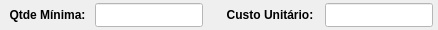
              <widget class="QWidget" name="widget_35" native="true">
               <property name="minimumSize">
                <size>
                 <width>0</width>
                 <height>30</height>
                </size>
               </property>
               <property name="maximumSize">
                <size>
                 <width>16777215</width>
                 <height>30</height>
                </size>
               </property>
               <property name="styleSheet">
                <string notr="true"/>
               </property>
               <layout class="QHBoxLayout" name="horizontalLayout_28">
                <property name="spacing">
                 <number>5</number>
                </property>
                <property name="leftMargin">
                 <number>5</number>
                </property>
                <property name="topMargin">
                 <number>3</number>
                </property>
                <property name="rightMargin">
                 <number>5</number>
                </property>
                <property name="bottomMargin">
                 <number>3</number>
                </property>
                <item>
                 <widget class="QLabel" name="label_74">
                  <property name="minimumSize">
                   <size>
                    <width>85</width>
                    <height>0</height>
                   </size>
                  </property>
                  <property name="maximumSize">
                   <size>
                    <width>85</width>
                    <height>16777215</height>
                   </size>
                  </property>
                  <property name="font">
                   <font>
                    <pointsize>9</pointsize>
                    <weight>75</weight>
                    <bold>true</bold>
                   </font>
                  </property>
                  <property name="text">
                   <string>Qtde Mínima:</string>
                  </property>
                  <property name="alignment">
                   <set>Qt::AlignCenter</set>
                  </property>
                 </widget>
                </item>
                <item>
                 <widget class="QLineEdit" name="line_Qtde_Mini">
                  <property name="sizePolicy">
                   <sizepolicy hsizetype="Preferred" vsizetype="Preferred">
                    <horstretch>0</horstretch>
                    <verstretch>0</verstretch>
                   </sizepolicy>
                  </property>
                  <property name="minimumSize">
                   <size>
                    <width>0</width>
                    <height>0</height>
                   </size>
                  </property>
                  <property name="maximumSize">
                   <size>
                    <width>16777215</width>
                    <height>16777215</height>
                   </size>
                  </property>
                  <property name="font">
                   <font>
                    <pointsize>9</pointsize>
                   </font>
                  </property>
                  <property name="styleSheet">
                   <string notr="true">background-color: rgb(255, 255, 255);</string>
                  </property>
                  <property name="text">
                   <string/>
                  </property>
                  <property name="maxLength">
                   <number>30</number>
                  </property>
                  <property name="alignment">
                   <set>Qt::AlignCenter</set>
                  </property>
                 </widget>
                </item>
                <item>
                 <widget class="QLabel" name="label_8">
                  <property name="text">
                   <string/>
                  </property>
                 </widget>
                </item>
                <item>
                 <widget class="QLabel" name="label_75">
                  <property name="minimumSize">
                   <size>
                    <width>100</width>
                    <height>0</height>
                   </size>
                  </property>
                  <property name="maximumSize">
                   <size>
                    <width>100</width>
                    <height>16777215</height>
                   </size>
                  </property>
                  <property name="font">
                   <font>
                    <pointsize>9</pointsize>
                    <weight>75</weight>
                    <bold>true</bold>
                   </font>
                  </property>
                  <property name="text">
                   <string>Custo Unitário:</string>
                  </property>
                  <property name="alignment">
                   <set>Qt::AlignCenter</set>
                  </property>
                 </widget>
                </item>
                <item>
                 <widget class="QLineEdit" name="line_Custo_Unit">
                  <property name="sizePolicy">
                   <sizepolicy hsizetype="Preferred" vsizetype="Preferred">
                    <horstretch>0</horstretch>
                    <verstretch>0</verstretch>
                   </sizepolicy>
                  </property>
                  <property name="minimumSize">
                   <size>
                    <width>0</width>
                    <height>0</height>
                   </size>
                  </property>
                  <property name="maximumSize">
                   <size>
                    <width>16777215</width>
                    <height>16777215</height>
                   </size>
                  </property>
                  <property name="font">
                   <font>
                    <pointsize>9</pointsize>
                   </font>
                  </property>
                  <property name="styleSheet">
                   <string notr="true">background-color: rgb(255, 255, 255);</string>
                  </property>
                  <property name="text">
                   <string/>
                  </property>
                  <property name="maxLength">
                   <number>30</number>
                  </property>
                  <property name="alignment">
                   <set>Qt::AlignCenter</set>
                  </property>
                 </widget>
                </item>
               </layout>
              </widget>
